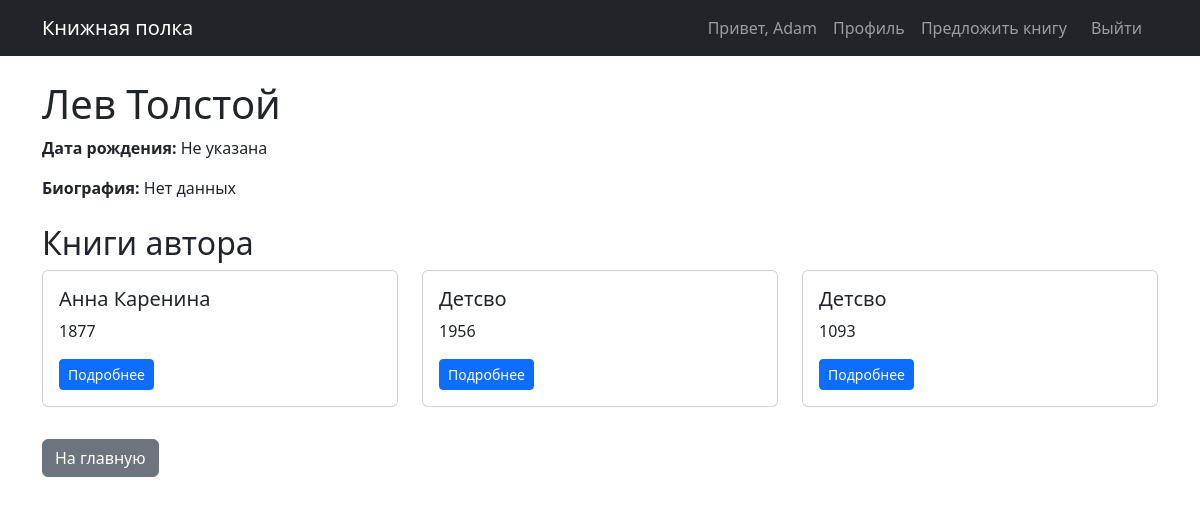
The app's page /author/4/ (signed in) with its own data.
### users/models.py (models this page shows, shortened)
class CustomUser(AbstractUser):
    bio = models.TextField(blank=True)
    avatar = models.ImageField(upload_to='avatars/', blank=True, null=True)

### books/models.py (models this page shows, shortened)
class Author(models.Model):
    name = models.CharField(max_length=100)
    bio = models.TextField(blank=True)
    birth_date = models.DateField(null=True, blank=True)

class Book(models.Model):
    title = models.CharField(max_length=200)
    author = models.ForeignKey(Author, on_delete=models.CASCADE, related_name='books')
    genres = models.ManyToManyField(Genre, related_name='books')
    description = models.TextField()
    publication_year = models.IntegerField(null=True, blank=True)
    cover = models.ImageField(upload_to='covers/', blank=True, null=True)
    added_at = models.DateTimeField(auto_now_add=True)
    read_link = models.URLField(max_length=500, blank=True, null=True)  # если добавили ранее

### books/views.py (the view)
# urls.py: path('author/<int:pk>/', views.AuthorDetailView.as_view(), name='author_detail'),
class AuthorDetailView(DetailView):
    model = Author
    template_name = 'books/author_detail.html'
    context_object_name = 'author'

### templates/books/author_detail.html (shortened to what this page needs)
{% extends 'base.html' %}
{% block content %}
<h1>{{ author.name }}</h1>
<p><strong>Дата рождения:</strong> {{ author.birth_date|default:"Не указана" }}</p>
<p><strong>Биография:</strong> {{ author.bio|default:"Нет данных" }}</p>
<h2 class="mt-4">Книги автора</h2>
<div class="row">
    {% for book in author.books.all %}
        <div class="col-md-4 mb-3">
            <div class="card">
                <div class="card-body">
                    <h5 class="card-title">{{ book.title }}</h5>
                    <p class="card-text">{{ book.publication_year|default:"год не указан" }}</p>
                    <a href="{% url 'book_detail' book.id %}" class="btn btn-sm btn-primary">Подробнее</a>
                </div>
            </div>
        </div>
    {% empty %}
        <p>У этого автора пока нет книг.</p>
    {% endfor %}
</div>
<a href="{% url 'book_list' %}" class="btn btn-secondary mt-3">На главную</a>
{% endblock %}

### templates/base.html (shortened to what this page needs)
<!DOCTYPE html>
<html lang="ru">
<head>
    <link href="https://cdn.jsdelivr.net/npm/bootstrap@5.3.0-alpha1/dist/css/bootstrap.min.css" rel="stylesheet">
</head>
<body>
        <nav class="navbar navbar-expand-lg navbar-dark bg-dark">
        <div class="container">
            <a class="navbar-brand" href="{% url 'book_list' %}">Книжная полка</a>
            <div class="collapse navbar-collapse">
                <ul class="navbar-nav ms-auto">
                  {% if user.is_authenticated %}
    <li class="nav-item">
        <span class="nav-link">Привет, {{ user.username }}</span>
    </li>
    <li class="nav-item">
        <a class="nav-link" href="{% url 'profile' %}">Профиль</a>
    </li>
    <li class="nav-item">
        <a class="nav-link" href="{% url 'propose_book' %}">Предложить книгу</a>
    </li>
    <li class="nav-item">
    <form method="post" action="{% url 'logout' %}" class="d-inline">
        <button type="submit" class="nav-link btn btn-link" style="display: inline-block; background: none; border: none; padding: 0.5rem 1rem; margin: 0; color: rgba(255,255,255,0.55); text-decoration: none;">
            Выйти
        </button>
    </form>
</li>
                    {% endif %}
                </ul>
            </div>
        </div>
    </nav>
    <main class="container my-4">
        {% block content %}
        {% endblock %}
    </main>
</body>
</html>

### records on screen
CustomUser: username "Adam"
Author: name "Лев Толстой", birth_date "Не указана", bio "Нет данных"
Book: title "Анна Каренина", publication_year "1877"
Book: title "Детсво", publication_year "1956"
Book: title "Детсво", publication_year "1093"
